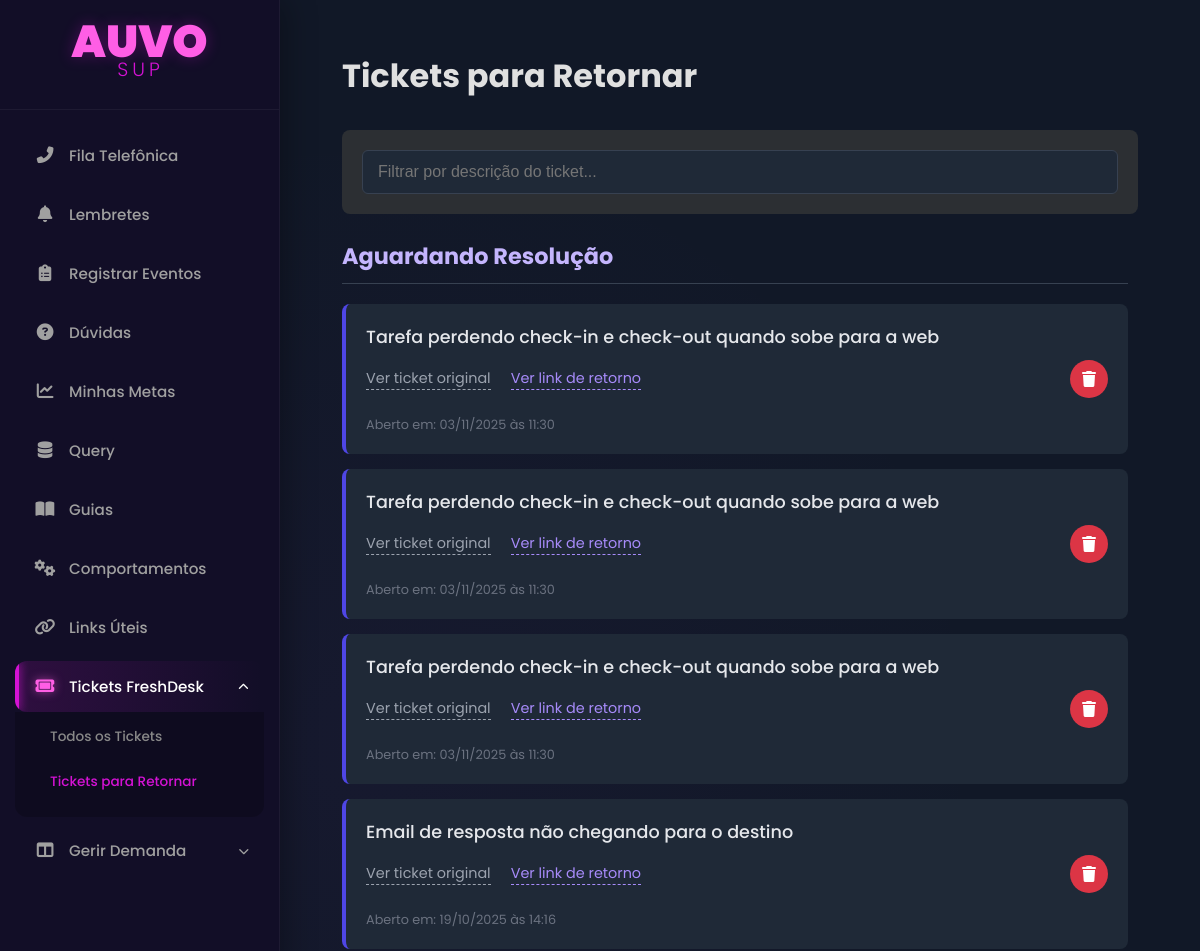
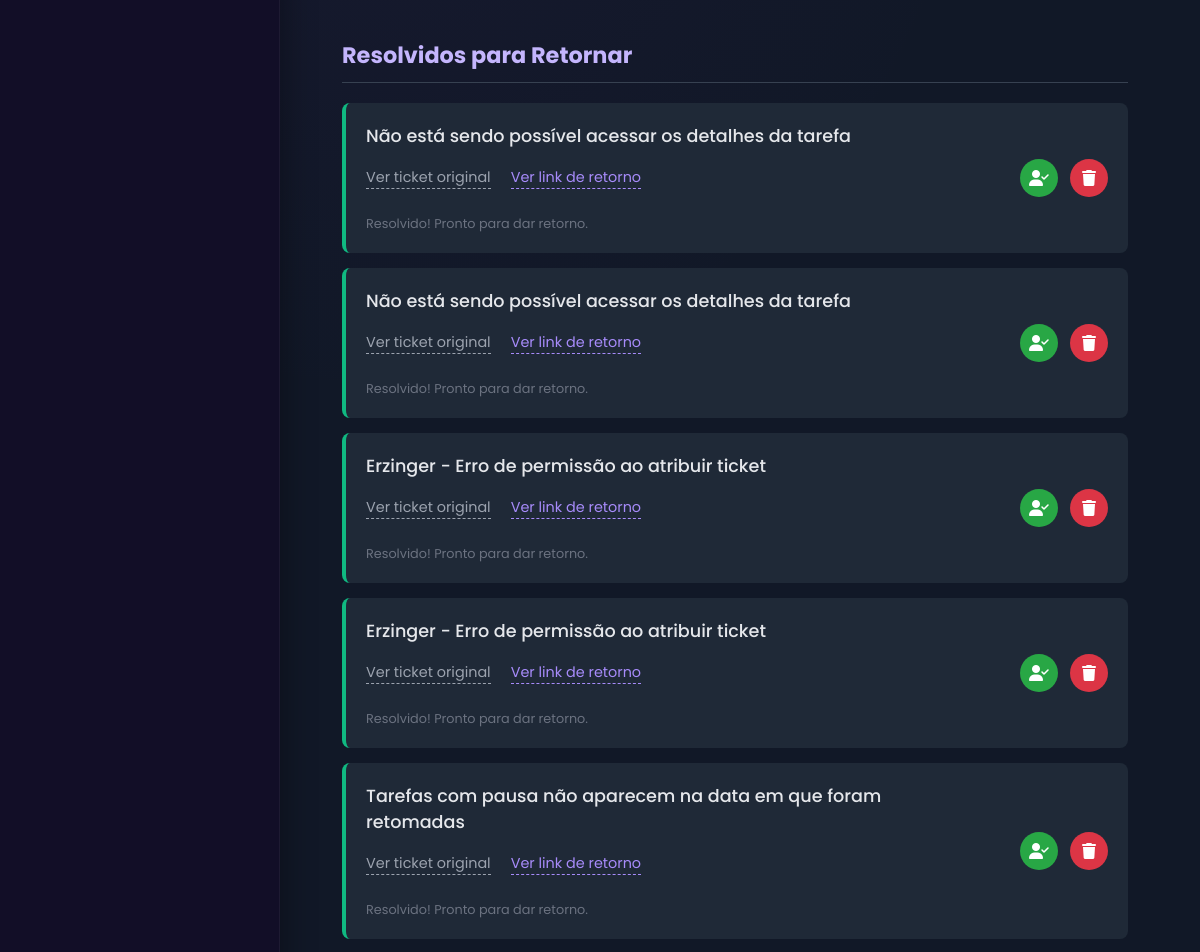
Before: /tickets-retornar (signed in, upper part) with the older database file (2 pictures, top to bottom).
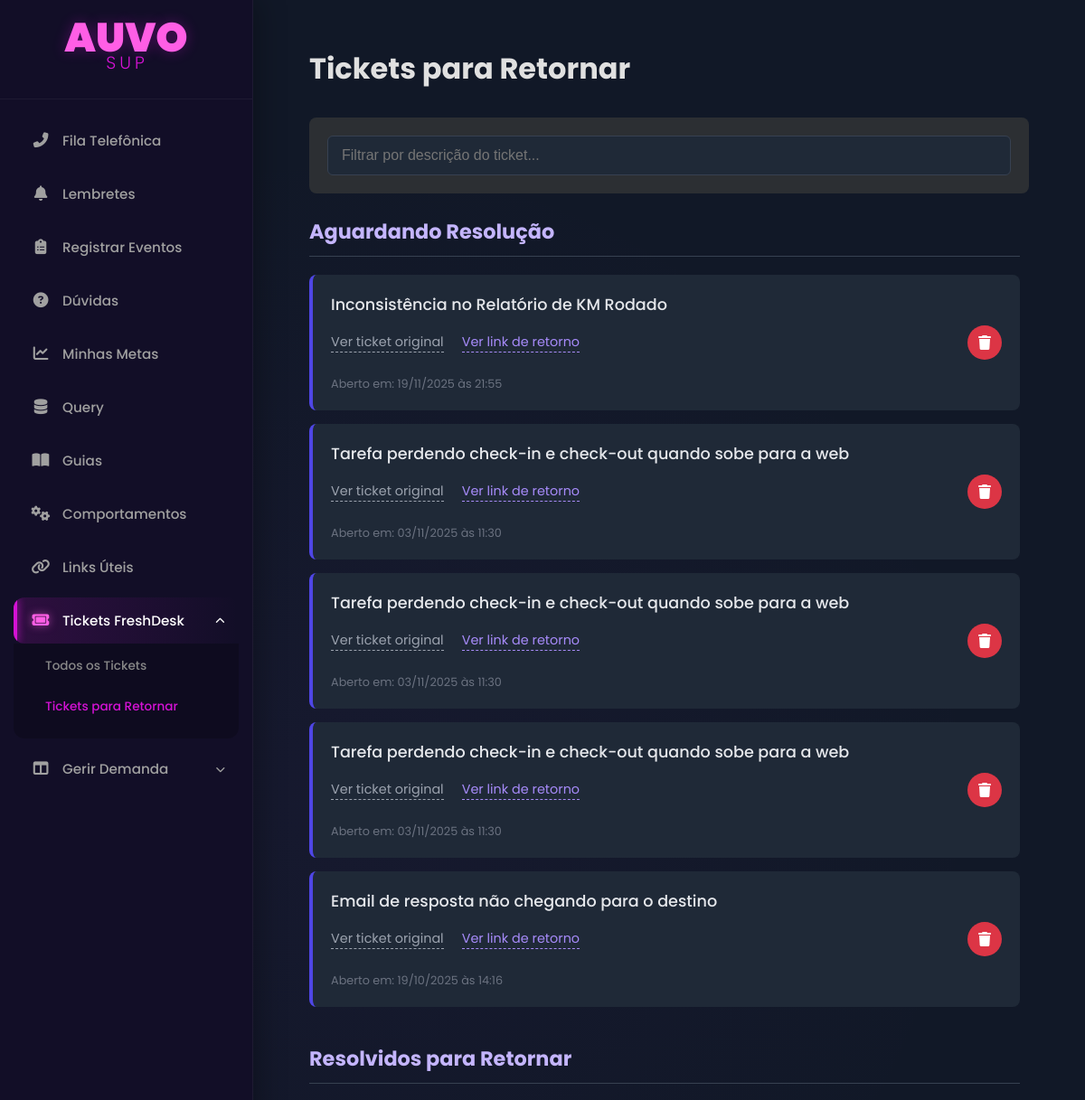
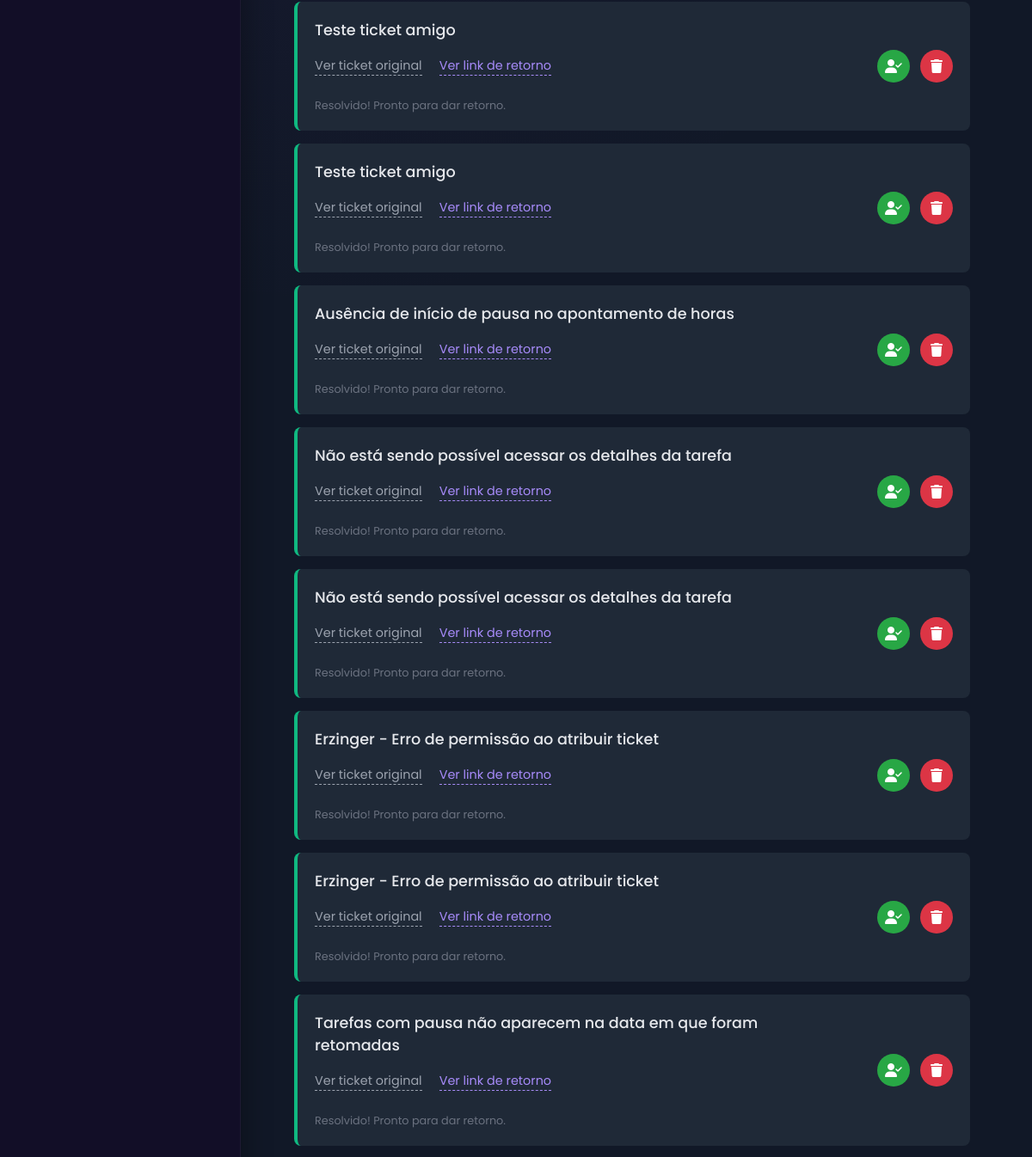
After: the same page with the newer database file (2 pictures, top to bottom).
### app.py (models this page shows)
class TicketFollowUp(db.Model):
    id = db.Column(db.Integer, primary_key=True)
    return_link = db.Column(db.String(300), nullable=False)
    ticket_id = db.Column(db.Integer, db.ForeignKey('discord_ticket.id'), nullable=False)
    user_id = db.Column(db.Integer, db.ForeignKey('user.id'), nullable=False)
    user = db.relationship('User')

class DiscordTicket(db.Model):
    id = db.Column(db.Integer, primary_key=True)
    description = db.Column(db.Text, nullable=False)
    link = db.Column(db.String(300), nullable=False)
    status = db.Column(db.String(20), default='aberto', nullable=False)
    created_at = db.Column(db.DateTime, default=datetime.utcnow)
    follow_ups = db.relationship('TicketFollowUp', backref='ticket', lazy=True, cascade="all, delete-orphan")

### app.py (the view)
@app.route('/tickets-retornar')
@login_required
def tickets_retornar():
    follow_ups = TicketFollowUp.query.filter_by(user_id=current_user.id).order_by(TicketFollowUp.id.desc()).all()
    abertos = [f for f in follow_ups if f.ticket.status == 'aberto']
    resolvidos = [f for f in follow_ups if f.ticket.status == 'resolvido']
    return render_template('tickets_retornar.html', title="Tickets para Retornar", abertos=abertos, resolvidos=resolvidos)

### app.py (called while the page is built)
@app.context_processor
def inject_now():
    return {'now': datetime.utcnow()}

@login_manager.user_loader
def load_user(user_id):
    return User.query.get(int(user_id))

### templates/tickets_retornar.html (shortened to what the changed rows need)
{% extends "base.html" %}
{% block content %}
<div class="content-padding">
    <div class="fila-header">
        <h1>{{ title }}</h1>
    </div>
    <div class="follow-up-container">
        <div class="follow-up-section">
            <h2>Aguardando Resolução</h2>
            {% if abertos %}
                <ul class="ticket-list">
                    {% for follow_up in abertos %}
                    <li class="ticket-item" data-filter-text="{{ follow_up.ticket.description | lower }}">
                        <div class="ticket-content">
                            <p class="ticket-description">{{ follow_up.ticket.description }}</p>
                            <div class="ticket-links">
                                <a href="{{ follow_up.ticket.link }}" target="_blank" rel="noopener noreferrer" class="ticket-link">Ver ticket original</a>
                                <a href="{{ follow_up.return_link }}" target="_blank" rel="noopener noreferrer" class="ticket-link return">Ver link de retorno</a>
                            </div>
                            <small class="ticket-timestamp">Aberto em: {{ follow_up.ticket.created_at.strftime('%d/%m/%Y às %H:%M') }}</small>
                        </div>
                        <div class="ticket-actions">
                            <form method="POST" action="{{ url_for('remover_acompanhamento', followup_id=follow_up.id) }}" onsubmit="return confirm('Tem certeza que deseja remover este acompanhamento?');">
                                <button type="submit" class="action-btn-icon btn--danger" title="Remover Acompanhamento">
                                    <i class="fa-solid fa-trash"></i>
                                </button>
                            </form>
                        </div>
                    </li>
                    {% endfor %}
                </ul>
            {% else %}
                <p class="placeholder-text">Você не está acompanhando nenhum ticket que ainda esteja aberto.</p>
            {% endif %}
        </div>
        <div class="follow-up-section">
            <h2>Resolvidos para Retornar</h2>
            {% if resolvidos %}
                 <ul class="ticket-list">
                    {% for follow_up in resolvidos %}
                        {% if not follow_up.notified_seen %}
                        <li class="ticket-item resolved" data-filter-text="{{ follow_up.ticket.description | lower }}">
                            <div class="ticket-content">
                                <p class="ticket-description">{{ follow_up.ticket.description }}</p>
                                <div class="ticket-links">
                                    <a href="{{ follow_up.ticket.link }}" target="_blank" rel="noopener noreferrer" class="ticket-link">Ver ticket original</a>
                                    <a href="{{ follow_up.return_link }}" target="_blank" rel="noopener noreferrer" class="ticket-link return">Ver link de retorno</a>
                                </div>
                                <small class="ticket-timestamp">Resolvido! Pronto para dar retorno.</small>
                            </div>
                            <div class="ticket-actions">
                                <form method="POST" action="{{ url_for('mark_followup_seen', followup_id=follow_up.id) }}">
                                    <button type="submit" class="action-btn-icon btn--success" title="Marcar como Retornado">
                                        <i class="fa-solid fa-user-check"></i>
                                    </button>
                                </form>
                                <form method="POST" action="{{ url_for('remover_acompanhamento', followup_id=follow_up.id) }}" onsubmit="return confirm('Tem certeza que deseja remover este acompanhamento?');">
                                    <button type="submit" class="action-btn-icon btn--danger" title="Remover Acompanhamento">
                                        <i class="fa-solid fa-trash"></i>
                                    </button>
                                </form>
                            </div>
                        </li>
                        {% endif %}
                    {% endfor %}
                </ul>
            {% else %}
                 <p class="placeholder-text">Nenhum ticket resolvido aguardando seu retorno.</p>
            {% endif %}
        </div>
    </div>
</div>
{% endblock %}

Changed rows visible on the page:
added TicketFollowUp: ticket.description "Inconsistência no Relatório de KM Rodado", ticket.created_at "19/11/2025 às 21:55", shown under "Aguardando Resolução"
added TicketFollowUp: ticket.description "Teste ticket amigo", shown under "Resolvidos para Retornar"
added TicketFollowUp: ticket.description "Teste ticket amigo", shown under "Resolvidos para Retornar"
added TicketFollowUp: ticket.description "Ausência de início de pausa no apontamento de horas", shown under "Resolvidos para Retornar"
